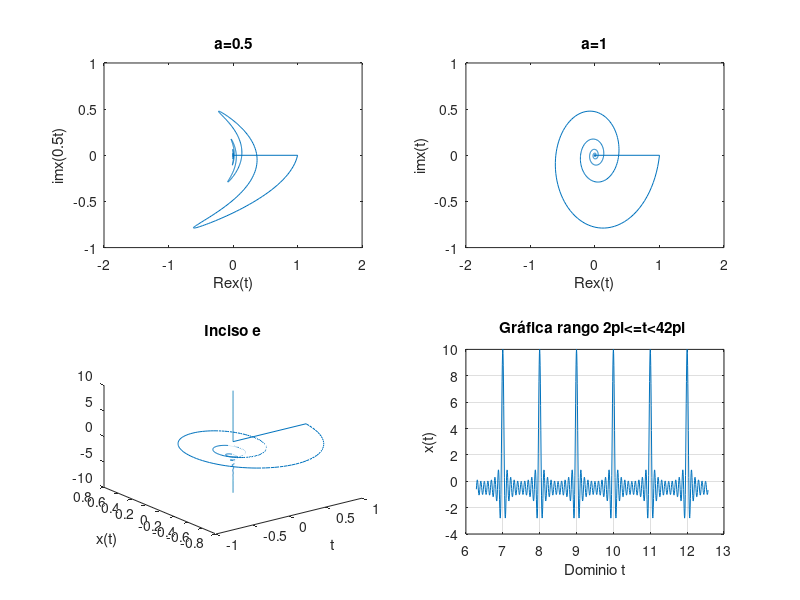

Write the MATLAB code that produced this figure.
%% Práctica 1: Señales en tiempo continuo.
%
% *Integrantes:*
%
% * Arellano Paz Angel Ulises
% * Cardoso Arias Javier
% * Gachuz Hernández Karla Denisse
% * García Arteaga Alejandro
% * López Galván José Rodolfo
%
% *Objetivos:* 
%
% * Manipulación básica de MATLAB
% * Gráficas de señales reales y complejas continuas
% * Transformación de señales continuas (escalamientos y traslaciones)
% * Calculo de energía y potencia de señales continuas

%%


%% Introducción
% El inciso 4 resuelto con Python puede ser consultado en el siguiente <https://colab.research.google.com/drive/11nxr8kWdsPiXhoxsBBT6P-TnolIQIWv1?usp=sharing *enlace*>.


%%  1) Working with functions.
%
% Working with functions is fundamental to signals and systems applications. MATLAB provides several methods of defining and evaluating functions. An understanding and proficient use of these methods are therefore necessary and beneficial.

%%
% *11.1-1 Anonymous functions.*
%
% Many simple functions are most conveniently represented by using MATLAB anonymous functions. An anonymous function provides a symbolic representation of a function defined in terms of MATLAB operators, functions, or other anonymous functions. For example, consider defining the exponentially damped sinusoid $f (t) = e −t cos(2π t)$.

f = @(t) exp(-t).*cos(2*pi*t);

%%
% In this context, the @ symbol identifies the expression as an anonymous function, which is assigned a name of f. Parentheses following the @ symbol are used to identify the function’s independent variables (input arguments), which in this case is the single time variable t. Input arguments, such as t, are local to the anonymous function and are not related to any workspace variables with the same names.
%
% Once defined, $f (t)$ can be evaluated simply by passing the input values of interest. For example,

t =0; f(t)

%%
% evaluates $f (t)$ at t = 0, confirming the expected result of unity. The same result is obtained by passing t = 0 directly.

%%
% Vector inputs allow the evaluation of multiple values simultaneously, Consider the task of plotting $f(t)$ over the interval $(-2 \leq t \leq 2)$. Gross function behavior is clear:  $f(t)$ should oscilate four times with a decaying envelope. Since accurate hand sketches are cumberstone, MATLAB-generated plots are an attractive alternative. As the following example illustrates, care must be taken to ensure reliable results.
%
% Suppose the vector t is chosen to include onlu the integers contained in $(-2 \leq t \leq 2)$, namely, [−2, −1, 0, 1, 2].

t = (-2:2);

%%
% This vector input is evaluated from a vector output.

f(t)

%%
% The plot command graphs the result, which is shown in Fig. 1.46 

%%
%
%  >> plot(t,f(t));
%  >> xlabel(’t’); ylabel(’f(t)’); grid;
%

%%
% Grid lines, added by using the grid command, aid feature identification. Unfortunately, the
% plot does not illustrate the expected oscillatory behavior. More points are required to adequately
% represent f (t).
% The question, then, is how many points is enough? † If too few points are chosen, information
% is lost. If too many points are chosen, memory and time are wasted. A balance is needed. For
% oscillatory functions, plotting 20 to 200 points per oscillation is normally adequate. For the present
% case, t is chosen to give 100 points per oscillation.

plot(t, f(t));
xlabel('t');
ylabel('f(t)');
grid;
%%
% *Figure 1.46* $f(t) = e^{-t}cos(2\pi t)$ for $t = (-2::2)$.

t1 = (-2:0.01:2);
plot(t1, f(t1));
xlabel('t');
ylabel('f(t)');
grid;
%%
% *Figure 1.47* $f(t) = e^{-t}cos(2\pi t)$ for $t = (-2:0.01:2)$.

%%
% *1.11-2 Relational Operators and the Unit Step Function.*
%
% The unit step function $u(t)$ arises naturally in many practical situations. For example, a unit step can
% model the act of turning on a system. With the help of relational operators, anonymous functions
% can represent the unit step function.
% In MATLAB, a relational operator compares two items. If the comparison is true, a logical true
% (1) is returned. If the comparison is false, a logical false (0) is returned. Sometimes called indicator
% functions, relational operators indicates whether a condition is true. Six relational operators are
% available: <, >, <=, >=, ==, and ~=.
%   The unit step function is readily defined using the >= relational operator.

u = @(t) 1.0.*(t>=0);

%%
% Any function with a jump discontinuity, such as the unit step, is difficult to plot. Consider plotting
% $u(t)$ by using $t = (-2:2)$.

t = (-2:2);
plot(t, u(t));
xlabel ('t');
ylabel('u(t)');

%%
% *Figure 1.48* $u(t)$ for $t = (-2:2)$.

%%
% Two significant problems are apparent in the resulting plot, shown in Fig. 1.48. First,
% MATLAB automatically scales plot axes to tightly bound the data. In this case, this normally
% desirable feature obscures most of the plot. Second, MATLAB connects plot data with lines,
% making a true jump discontinuity difficult to achieve. The coarse resolution of vector t emphasizes
% the effect by showing an erroneous sloping line between t = −1 and t = 0.
% The first problem is corrected by vertically enlarging the bounding box with the axis
% command. The second problem is reduced, but not eliminated, by adding points to vector t.

t = (-2:0.01:2);
plot(t, u(t));
xlabel('t');
ylabel('u(t)');
axis([-2 2 -0.1 1.1]);
title('Figure 1.48 u(t) for t = (-2:0.01:2)');

%%
% The four-element vector argument of axis specifies x axis minimum, x axis maximum, y axis
% minimum, and y axis maximum, respectively. The improved results are shown in Fig. 1.49.
% Relational operators can be combined using logical AND, logical OR, and logical negation: &,
% |, and ~, respectively. For example, (t>0) & (t<1) and ~((t<=0) $|$ (t>=1)) both test if 0 < t < 1.
% To demonstrate, consider defining and plotting the unit pulse p(t) = u(t) − u(t − 1), as shown in
% Fig. 1.50:

p =@(t) 1.0.*((t>=0)&(t<1));
t = (-1:0.01:2);
plot(t, p(t));
xlabel('t');
ylabel('p(t) = u(t) - u(t-1)');
axis([-1 2 -0.1 1.1]);
title('Figure 1.50 p(t) = u(t) − u(t − 1) over (−1 ≤ t ≤ 2).');
%%
% Since anonymous functions can be constructed using other anonymous functions, we could
% have used our previously defined unit step anonymous function to define p(t) as p = @(t)
% u(t)-u(t-1);.

%%
% For scalar operands, MATLAB also supports two short-circuit logical constructs. A
% short-circuit logical AND is performed by using &&, and a short-circuit logical OR is performed by
% using ||. Short-circuit logical operators are often more efficient than traditional logical operators
% because they test the second portion of the expression only when necessary. That is, when scalar
% expression A is found false in (A&&B), scalar expression B is not evaluated, since a false result
% is already guaranteed. Similarly, scalar expression B is not evaluated when scalar expression A is
% found true in (A||B), since a true result is already guaranteed.

%%
% *1.11-3 Visualizing Operations on the Independent Variable*

%%
% Two operations on a function’s independent variable are commonly encountered: shifting and
% scaling. Anonymous functions are well suited to investigate both operations.
% Consider $g(t) = f (t)u(t) = e −t cos (2π t)u(t)$, a causal version of $f(t)$. MATLAB easily
% multiplies anonymous functions. Thus, we create $g(t)$ by multiplying our anonymous functions
% for $f(t)$ and $u(t)$.

g = @(t) f(t).*u(t);

%%
% A combined shifting and scaling operation is represented by $g(at + b)$, where a and b are
% arbitrary real constants. As an example, consider plotting $g(2t + 1)$ over $(−2 ≤ t ≤ 2)$. With a = 2,
% the function is compressed by a factor of 2, resulting in twice the oscillations per unit t. Adding
% the condition b > 0 shifts the waveform to the left. Given anonymous function g, an accurate plot
% is nearly trivial to obtain.

t = (-2:0.01:2);
plot(t,g(2*t+1)); xlabel('t'); ylabel('g(2t+1)'); grid;
title('Figure 1.51 g(2t + 1) over (−2 ≤ t ≤ 2).');


%%
% Figure 1.51 confirms the expected waveform compression and left shift. As a final check, realize
% that function $g(·)$ turns on when the input argument is zero. Therefore, $g(2t + 1)$ should turn on
% when 2t + 1 = 0 or at t = −0.5, a fact again confirmed by Fig. 1.51.

%%
% Next, consider plotting $g(−t + 1)$ over $(−2 ≤ t ≤ 2)$. Since a < 0, the waveform will be
% reflected. Adding the condition b > 0 shifts the final waveform to the right.

plot(t,g(-t+1)); xlabel('t'); ylabel('g(-t+1)'); grid;
title('Figure 1.52 g(−t + 1) over (−2 ≤ t ≤ 2)');

%%
% Figure 1.52 confirms both the reflection and the right shift.
% Up to this point, Figs. 1.51 and 1.52 could be reasonably sketched by hand. Consider plotting
% the more complicated function $h(t) = g(2t + 1) + g(−t + 1)$ over $(−2 ≤ t ≤ 2)$ (Fig. 1.53); an
% accurate hand sketch would be quite difficult. With MATLAB, the work is much less burdensome.

plot(t,g(2*t+1)+g(-t+1)); xlabel('t'); ylabel('h(t)'); grid;
title('Figure 1.53 h(t) = g(2t + 1) + g(−t + 1) over (−2 ≤ t ≤ 2).');

%%
% *1.11-4 Numerical Integration and Estimating Signal Energy*
%%
% Interesting signals often have nontrivial mathematical representations. Computing signal energy,
% which involves integrating the square of these expressions, can be a daunting task. Fortunately,
% many difficult integrals can be accurately estimated by means of numerical integration techniques.
% Even if the integration appears simple, numerical integration provides a good way to verify
% analytical results.

%%
% To start, consider the simple signal $x(t) = e^{-t}(u(t) − u(t − 1))$. The energy of $x(t)$ is expressed
% as $E_{x} = \int_{-\infty}^{\infty} |x(t)|^{2} dt = \int_{0}^{1} e^{-2t}$. Integrating yields $E_{x} = 0.5(1 − e^{−2})$ ≈ 0.4323. The energy
% integral can also be evaluated numerically. Figure 1.27 helps illustrate the simple method of
% rectangular approximation: evaluate the integrand at points uniformly separated by $\Delta t$, multiply
% each by $ \Delta t$ to compute rectangle areas, and then sum over all rectangles. First, we create function
% $x(t)$.

x = @(t) exp(-t).*((t>=0)&(t<1));

%%
% With $\Delta t = 0.01$, a suitable time vector is created.

t = (0:0.01:1);

%%
% The final result is computed by using the sum command.

E_x = sum(x(t).*x(t)*0.01)

%%
% The result is not perfect, but at 1% relative error it is close. By reducing $ \Delta t$, the approximation is
% improved. For example,$ \Delta t = 0.001$ yields E_x = 0.4328, or 0.1% relative error.
% Although simple to visualize, rectangular approximation is not the best numerical integration
% technique. The MATLAB function quad implements a better numerical integration technique
% called recursive adaptive Simpson quadrature. To operate, quad requires a function describing
% the integrand, the lower limit of integration, and the upper limit of integration. Notice that no $\Delta t$
% needs to be specified.

%%
% To use quad to estimate E x , the integrand must first be described.

x_squared = @(t) x(t).*x(t);

%%
% Estimating $E_{x}$ immediately follows.

E_x = quad(x_squared,0,1)

%%
% In this case, the relative error is −0.0026%.
%%
% The same techniques can be used to estimate the energy of more complex signals. Consider
% $g(t)$, defined previously. Energy is expressed as $E_{g}=\int_{0}^{\infty}e^{-2t}cos^{2}(2\pi t)dt$. A closed-form solution
% exists, but it takes some effort. MATLAB provides an answer more quickly.

g_squared = @(t) g(t).*g(t);

%%
% Although the upper limit of integration is infinity, the exponentially decaying envelope ensures
% $g(t)$ is effectively zero well before $t$ = 100. Thus, an upper limit of t = 100 is used along with
% $\Delta t$ = 0.001.

t = (0:0.001:100);
E_g = sum(g_squared(t)*0.001)

%%
% A slightly better approximation is obtained with the quad function.

E_g = quad(g_squared,0,100)

%% 2) Resolución del problema 1.2-2

%%
% For the signal x(t) illustrated in Fig. P1.2-2, sketch
%%
% A) $x(t-4)$
%%
% B) $x(t/1.5)$
%%
% C) $x(-t)$
%%
% D) $x(2t-4)$
%%
% E) $x(2-t)$


u = @(t) 1.0.*(t>=0);

u1= @(t) 1.0.*((t>=-4)&(t<0));

u2=@(t) 1.0.*((t>=0)&(t<=2));

f=@(t) (-t.*u1(t)) + (t.*u2(t));

t = (-20:0.01:20);

plot(t,f(t))

axis([-5 5 -1 5]);

title('Fig. P1.2-2');

xlabel('t');

ylabel('x(t)');

%%
% *A)* $x(t-4)$



x1=@(t) f(t-4);

plot(t,x1(t));

axis([-1 9 -1 5]);

title('Inciso a');

xlabel('t');

ylabel('x(t-4)');

%%
% *B)* $x(t/1.5)$



x2=@(t) f(t/1.5);

plot(t,x2(t));

axis([-8 5 -1 5]);

title('Inciso b');

xlabel('t');

ylabel('x(t/1.5)');

%%
% *C)* $x(-t)$




x3=@(t) f(-t);

plot(t,x3(t));

axis([-5 5 -1 5]);

title('Inciso c');

xlabel('t');

ylabel('x(-t)');

%%
% *D)* $x(2t-4)$




x4=@(t) f(2.*t - 4);

plot(t,x4(t));

axis([-5 5 -1 5]);

title('Inciso d');

xlabel('t');

ylabel('x(2t-4)');

%%
% *E)* $x(2t-4)$




x5=@(t) f(2 - t);

plot(t,x5(t));

axis([-1 8 -1 5]);

title('Inciso e');

xlabel('t');

ylabel('x(2-t)');


t=(-3*pi:0.001:3*pi);



%% 3) Resolución del problema 1.11-1
%
%%
% Provide MATLAB code and output that plots
% the odd portion $x_{o}(t)$ of the function $x(t) =
% 2^{-t}cos(2\pi t)u(t?\pi )$ over a suitable-length interval using a suitable number of points.
%
%%
% $X(t)=2^tcos(2\pi t)$
%%
% $X_{impar(t)}=\frac{x(t)-x(-t)}{2}$
%%
% $X_{impar(t)}=2^{-t-1}cos(2\pi t)u(t-\pi )-2^{t-1}cos(-2\pi t)u(-t-\pi )$


for i=1:length(t)
if t(i)<=-pi
R(i)=-(2.^(t(i)-1)).*cos(-2*pi*t(i));
elseif t(i)>=pi
R(i)=(2.^(-t(i)-1)).*cos(2*pi*t(i));
else
R(i)=0;
end
end

plot(t,R);
ylabel('Ximpar(t)');
xlabel('t');
title('Ejercicio 1.11-1');
grid on;

%% 4) Construcción de la gráfica. 
%
% Construye la grafica de

%% 
% $$x(t) = \sum_{k=1}^{10} cos(2\pi k t)$$
%
% para cuatro rangos (figura 2x2). Los ejes deben mostrarse en el origen además de la edición de su preferencia.
% Procedimiento:
%

clf;
subplot(2,2,1);
y=0;
t=linspace(-4*pi,-2*pi,1000);
for k=1:10
    
x=cos(2*pi*k*t);
y=y+x;
end
plot(t,y);
grid on;
ax = gca;
xlabel('Dominio t');
ylabel('x(t)');
title('Gráfica rango -4pi<=t<=-2pi ');



subplot(2,2,2);
y=0;
t=linspace(-2*pi,0,1000);
for k=1:10
    
x=cos(2*pi*k*t);
y=y+x;
end
plot(t,y);
grid on;
ax = gca;
xlabel('Dominio t');
ylabel('x(t)');

title('Gráfica rango -2pi<=t<=0 ');



subplot(2,2,3);
y=0;
t=linspace(0,2*pi,1000);
for k=1:10
    
x=cos(2*pi*k*t);
y=y+x;
end
plot(t,y);
grid on;
ax = gca;
xlabel('Dominio t');
ylabel('x(t)');
title('Gráfica rango 0<=t<=2pi ');



subplot(2,2,4);
y=0;
t=linspace(2*pi,4*pi,1000);
for k=1:10
    
x=cos(2*pi*k*t);
y=y+x;
end
plot(t,y);
grid on;
ax = gca;
xlabel('Dominio t');
ylabel('x(t)');
title('Gráfica rango 2pi<=t<42pi ');


%% 5) Resolucón del problema 1.11-3

%%
% Define $x(t) = e^{t(1+j2\pi)}u(-t)$ and $y(t) = Re[2x(\frac{-5-t}{2})]$.
%
% *A)* Use MATLAB to plot $Re{x(t)}$ versus
% $Im{x(at)}$ for a = 0.5, 1, and 2 and $-10\leq t\leq 10$.
% How important is the scale factor a
% on the shape of the resulting figure?
% 
% *B)* Use MATLAB to plot $y(t)$ over -10\leq t\leq
% 10. Analytically determine the time $t_0$ where
% y(t) has a jump discontinuity. Verify yourcalculation 
% of $t_0$ using the plot of $y(t)$.
% 
% *C)* Use MATLAB and numerical integration to
% compute the energy $E_x$ of signal x(t).
% 
% *D)* Use MATLAB and numerical integration to
% compute the energy $E_y$ of signal $y(t)$.
%
% *E)* Graficar a la función $x(t)$ en el intervalo (-10 \leq t \leq 10).

t = (-10:0.01:10);

u = @(t) 1.0.*(t>=0);

x = @(t) exp(t.*(1+j*2*pi)).*u(-t);

y = @(t) real(2.*x((-5.-t)/2));


%%
% *A)* Use MATLAB to plot $Re{x(t)}$ versus
% $Im{x(at)}$ for a = 0.5, 1, and 2 and $-10\leq t\leq 10$.
% How important is the scale factor a
% on the shape of the resulting figure?

subplot(2,2,1)
a=0.5;

plot(real(x(t)),imag(x(a*t)));

axis([-2 2 -1 1]);

title('a=0.5');

xlabel('Re{x(t)}');

ylabel('im{x(0.5t)}');



subplot(2,2,2)
a=1;

plot(real(x(t)),imag(x(a*t)));

axis([-2 2 -1 1]);

title('a=1');

xlabel('Re{x(t)}');

ylabel('im{x(t)}');



subplot(2,2,3)
a=2;

plot(real(x(t)),imag(x(a*t)));

axis([-2 2 -1 1]);

title('a=2');

xlabel('Re{x(t)}');

ylabel('im{x(2t)}');


%%
% *B)* Use MATLAB to plot $y(t)$ over -10\leq t\leq
% 10. Analytically determine the time $t_0$ where
% y(t) has a jump discontinuity. Verify yourcalculation 
% of $t_0$ using the plot of $y(t)$.

plot(t,y(t));

axis([-2 2 -1 1]);

title('inciso b');

xlabel('t');

ylabel('y(t)');


%%
% *C)* Use MATLAB and numerical integration to
% compute the energy $E_x$ of signal x(t).
% 
h1 =@(t) power(real(x(t)),2) + power(imag(x(t)),2);
plot(t, h1(t));
xlabel ('t');
ylabel ('|x(t)|^2');
title ('Norma al cuadrado de x(t)');

%%
% De la gràfica de la norma al cuadrado podemos obtener los lìmites para realizar la integral numérica.
q1 = integral(h1,-10,1)

%% 
% $\therefore E_{x} = 0.5$

%%
% *D)* Use MATLAB and numerical integration to
% compute the energy $E_y$ of signal $y(t)$.

h2 = @(t) power(real(y(t)), 2) + power(imag(y(t)), 2);
plot(t,h2(t));
xlabel ('t');
ylabel ('|y(t)|^2');
title ('Norma al cuadrado de y(t)');

%%
% De la gráfica de la norma al cuadrado podemos obtener los lḿites para realizar la integral numèrica.

q2 = integral (h2,-6,10)

%% 
% $\therefore E_{y} = 2.0494$

%%
% *E)* Graficar a la función $x(t)$ en el intervalo (-10 \leq t \leq 10).

plot3(real(x(t)), imag(x(t)), t);
xlabel ('t');
ylabel ('x(t)');
title ('Inciso e');
